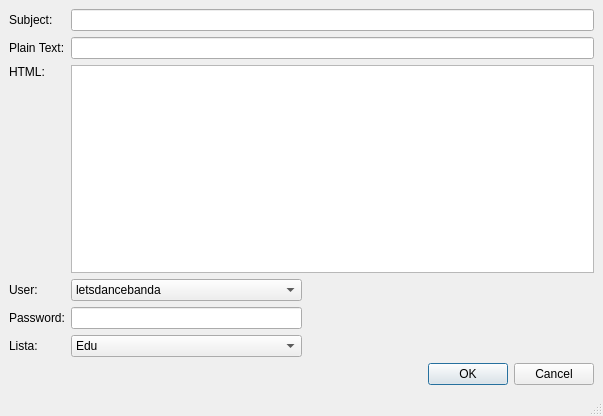
<?xml version="1.0" encoding="UTF-8"?>
<ui version="4.0">
 <class>MainWindow</class>
 <widget class="QMainWindow" name="MainWindow">
  <property name="geometry">
   <rect>
    <x>0</x>
    <y>0</y>
    <width>603</width>
    <height>416</height>
   </rect>
  </property>
  <property name="windowTitle">
   <string>MainWindow</string>
  </property>
  <widget class="QWidget" name="centralwidget">
   <layout class="QVBoxLayout" name="verticalLayout_2">
    <item>
     <layout class="QGridLayout" name="gridLayout_2">
      <item row="0" column="0">
       <widget class="QLabel" name="label_Subject">
        <property name="text">
         <string>Subject:</string>
        </property>
        <property name="buddy">
         <cstring>lineEdit_Subject</cstring>
        </property>
       </widget>
      </item>
      <item row="0" column="1">
       <widget class="QLineEdit" name="lineEdit_Subject"/>
      </item>
      <item row="1" column="0">
       <widget class="QLabel" name="label_PlainText">
        <property name="text">
         <string>Plain Text:</string>
        </property>
        <property name="buddy">
         <cstring>lineEdit_PlainText</cstring>
        </property>
       </widget>
      </item>
      <item row="1" column="1">
       <widget class="QLineEdit" name="lineEdit_PlainText"/>
      </item>
      <item row="2" column="0">
       <layout class="QVBoxLayout" name="verticalLayout">
        <item>
         <widget class="QLabel" name="label_Html">
          <property name="text">
           <string>HTML:</string>
          </property>
          <property name="buddy">
           <cstring>textEdit_Html</cstring>
          </property>
         </widget>
        </item>
        <item>
         <spacer name="verticalSpacer">
          <property name="orientation">
           <enum>Qt::Vertical</enum>
          </property>
          <property name="sizeHint" stdset="0">
           <size>
            <width>20</width>
            <height>40</height>
           </size>
          </property>
         </spacer>
        </item>
       </layout>
      </item>
      <item row="2" column="1">
       <widget class="QTextEdit" name="textEdit_Html"/>
      </item>
     </layout>
    </item>
    <item>
     <layout class="QHBoxLayout" name="horizontalLayout">
      <item>
       <layout class="QGridLayout" name="gridLayout">
        <item row="0" column="0">
         <widget class="QLabel" name="label_User">
          <property name="text">
           <string>User:</string>
          </property>
          <property name="buddy">
           <cstring>comboBox_User</cstring>
          </property>
         </widget>
        </item>
        <item row="0" column="1">
         <widget class="QComboBox" name="comboBox_User">
          <item>
           <property name="text">
            <string>letsdancebanda</string>
           </property>
          </item>
          <item>
           <property name="text">
            <string>bandaletsdancelp</string>
           </property>
          </item>
          <item>
           <property name="text">
            <string>bandaletsdancems</string>
           </property>
          </item>
          <item>
           <property name="text">
            <string>bandaletsdancerh</string>
           </property>
          </item>
          <item>
           <property name="text">
            <string>bandaletsdancece</string>
           </property>
          </item>
         </widget>
        </item>
        <item row="1" column="0">
         <widget class="QLabel" name="label_Password">
          <property name="text">
           <string>Password:</string>
          </property>
          <property name="buddy">
           <cstring>lineEdit_Password</cstring>
          </property>
         </widget>
        </item>
        <item row="1" column="1">
         <widget class="QLineEdit" name="lineEdit_Password">
          <property name="echoMode">
           <enum>QLineEdit::Password</enum>
          </property>
         </widget>
        </item>
        <item row="2" column="0">
         <widget class="QLabel" name="label_List">
          <property name="text">
           <string>Lista:</string>
          </property>
          <property name="buddy">
           <cstring>comboBox_List</cstring>
          </property>
         </widget>
        </item>
        <item row="2" column="1">
         <widget class="QComboBox" name="comboBox_List">
          <item>
           <property name="text">
            <string>Edu</string>
           </property>
          </item>
          <item>
           <property name="text">
            <string>Banda</string>
           </property>
          </item>
          <item>
           <property name="text">
            <string>Friends</string>
           </property>
          </item>
          <item>
           <property name="text">
            <string>La Playa 1</string>
           </property>
          </item>
          <item>
           <property name="text">
            <string>La Playa 2</string>
           </property>
          </item>
          <item>
           <property name="text">
            <string>Passeio Público</string>
           </property>
          </item>
          <item>
           <property name="text">
            <string>Hum Grill</string>
           </property>
          </item>
          <item>
           <property name="text">
            <string>Let's Dance</string>
           </property>
          </item>
          <item>
           <property name="text">
            <string>Juliana</string>
           </property>
          </item>
         </widget>
        </item>
       </layout>
      </item>
      <item>
       <spacer name="horizontalSpacer">
        <property name="orientation">
         <enum>Qt::Horizontal</enum>
        </property>
        <property name="sizeHint" stdset="0">
         <size>
          <width>40</width>
          <height>20</height>
         </size>
        </property>
       </spacer>
      </item>
     </layout>
    </item>
    <item>
     <widget class="QDialogButtonBox" name="buttonBox">
      <property name="standardButtons">
       <set>QDialogButtonBox::Cancel|QDialogButtonBox::Ok</set>
      </property>
     </widget>
    </item>
   </layout>
  </widget>
  <widget class="QMenuBar" name="menubar">
   <property name="geometry">
    <rect>
     <x>0</x>
     <y>0</y>
     <width>603</width>
     <height>21</height>
    </rect>
   </property>
  </widget>
  <widget class="QStatusBar" name="statusbar"/>
 </widget>
 <tabstops>
  <tabstop>lineEdit_Subject</tabstop>
  <tabstop>lineEdit_PlainText</tabstop>
  <tabstop>textEdit_Html</tabstop>
  <tabstop>comboBox_User</tabstop>
  <tabstop>lineEdit_Password</tabstop>
  <tabstop>comboBox_List</tabstop>
  <tabstop>buttonBox</tabstop>
 </tabstops>
 <resources/>
 <connections>
  <connection>
   <sender>buttonBox</sender>
   <signal>rejected()</signal>
   <receiver>MainWindow</receiver>
   <slot>close()</slot>
   <hints>
    <hint type="sourcelabel">
     <x>568</x>
     <y>377</y>
    </hint>
    <hint type="destinationlabel">
     <x>530</x>
     <y>300</y>
    </hint>
   </hints>
  </connection>
  <connection>
   <sender>buttonBox</sender>
   <signal>accepted()</signal>
   <receiver>MainWindow</receiver>
   <slot>sendEmail()</slot>
   <hints>
    <hint type="sourcelabel">
     <x>465</x>
     <y>374</y>
    </hint>
    <hint type="destinationlabel">
     <x>428</x>
     <y>299</y>
    </hint>
   </hints>
  </connection>
 </connections>
 <slots>
  <slot>sendEmail()</slot>
 </slots>
</ui>
